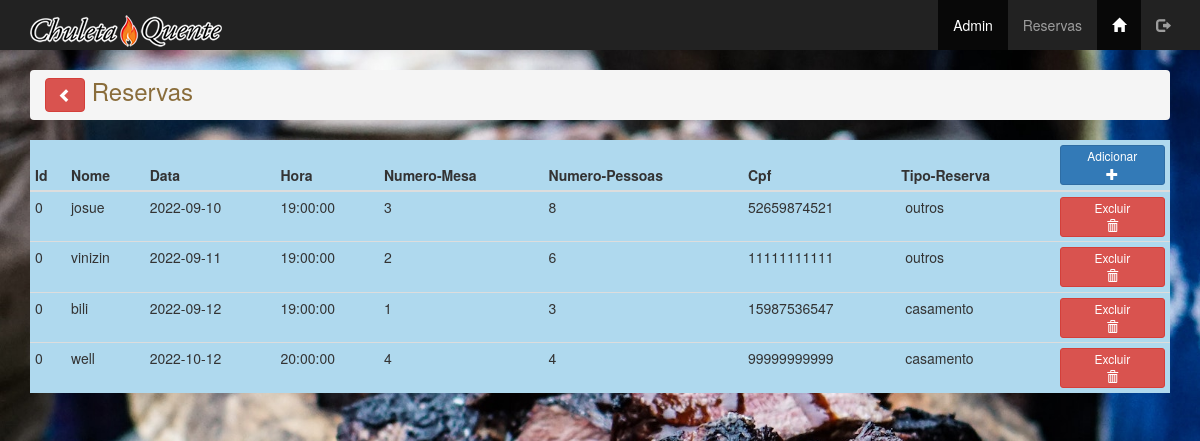
The page /reserva/reserva_lista.php on the database its author committed.
### tables this page shows
create table tbreserva(
id_reserva int(11) not null,
nome_nivel  varchar(20) not null,
data_reserva date not null,
hora_reserva time not null,
numero_mesa_reserva int (11) not null,
numero_pessoas_reserva int (11) not null,
login_reserva varchar(30) not null unique,
email_reserva varchar(30) not null,
cpf_reserva varchar(11) not null,
senha_reserva varchar(8) not null,
motivo_reserva enum('aniversario','confraternizacao','casamento','outros') not null
);

### reserva/reserva_lista.php (the view, shortened to what this page needs)
<?php
include('../connections/conn.php');
$consulta = "select * from tbreserva  order by data_reserva asc";
$lista = $conn->query($consulta);
$linha = $lista->fetch_assoc();
?>
<!DOCTYPE html>
<html lang="pt-BR">
<head>
    <link rel="stylesheet" href="../css/bootstrap.min.css" type="text/css">
    <link rel="stylesheet" href="../css/meu_estilo.css" type="text/css">
</head>
<body class="fundofixo">
    <?php include('menu_reserva.php'); ?>
    <main class="container">
    <h3 class="breadcrumb text-warning">
                    <a href="index.php">
                        <button class="btn btn-danger">
                            <span class="glyphicon glyphicon-chevron-left"></span>
                        </button>
                    </a>
                    Reservas
                </h3>
        <table class="table table-condensed table-hover tbopacidade" style="background-color: #afd9ee;">
            <thead>
                <th>Id</th>
                <th>Nome</th>
                <th>Data</th>
                <th>Hora</th>
                <th>Numero-Mesa</th>
                <th>Numero-Pessoas</th>
                <th>Cpf</th>
                <th>Tipo-Reserva</th>
                <th>
                    <a href="reserva.php" class="btn btn-block btn-primary btn-xs">
                        <span class="hidden-xs">Adicionar<br></span>
                        <span class="glyphicon glyphicon-plus" aria-hidden="true"></span>
                    </a>
                </th>
            </thead>
            <tbody>
                <?php do { ?>
                    <tr>
                    <tr>
                         <td><?php echo $linha['id_reserva']; ?></td>
                        <td>
                            <span class="hidden-xs"><?php echo $linha['login_reserva'];?></span>
                        </td>
                        <td> <span class="hidden-xs"><?php echo $linha['data_reserva'] ?></span></td>
                        <td> <span class="hidden-xs"><?php echo $linha['hora_reserva'] ?></span></td>
                        <td> <span class="hidden-xs"><?php echo $linha['numero_mesa_reserva'] ?></span></td>
                        <td> <span class="hidden-xs"><?php echo $linha['numero_pessoas_reserva'] ?></span></td>
                        <td> <span class="hidden-xs"><?php echo $linha['cpf_reserva'] ?></span></td>
                        <td>
                            <?php echo $linha['motivo_reserva']; ?>
                        </td>
                        <td>
                            <button class="btn btn-danger btn-block btn-xs delete"
                            role="button"
                            data-nome="<?php echo $linha['login_reserva'];?>"
                            data-id="<?php echo $linha['id_reserva'];?>">
                            <span class="hidden-xs">Excluir <br></span>
                            <span class="glyphicon glyphicon-trash" aria-hidden="true"></span>
                            </button>
                        </td>
                    </tr>
                <?php } while ($linha = $lista->fetch_assoc()); ?>
            </tbody>
        </table>
    </main>
</body>
</html>

### css/meu_estilo.css (style rules this page uses)
.fundofixo { background: url(../images/carne.jpg) no-repeat fixed; -webkit-background-size:cover; background-size: cover; }

### rows shown on the page
tbreserva: id_reserva "0", login_reserva "josue", data_reserva "2022-09-10", hora_reserva "19:00:00", numero_mesa_reserva "3", numero_pessoas_reserva "8", cpf_reserva "52659874521", motivo_reserva "outros"
tbreserva: id_reserva "0", login_reserva "vinizin", data_reserva "2022-09-11", hora_reserva "19:00:00", numero_mesa_reserva "2", numero_pessoas_reserva "6", cpf_reserva "11111111111", motivo_reserva "outros"
tbreserva: id_reserva "0", login_reserva "bili", data_reserva "2022-09-12", hora_reserva "19:00:00", numero_mesa_reserva "1", numero_pessoas_reserva "3", cpf_reserva "15987536547", motivo_reserva "casamento"
tbreserva: id_reserva "0", login_reserva "well", data_reserva "2022-10-12", hora_reserva "20:00:00", numero_mesa_reserva "4", numero_pessoas_reserva "4", cpf_reserva "99999999999", motivo_reserva "casamento"
